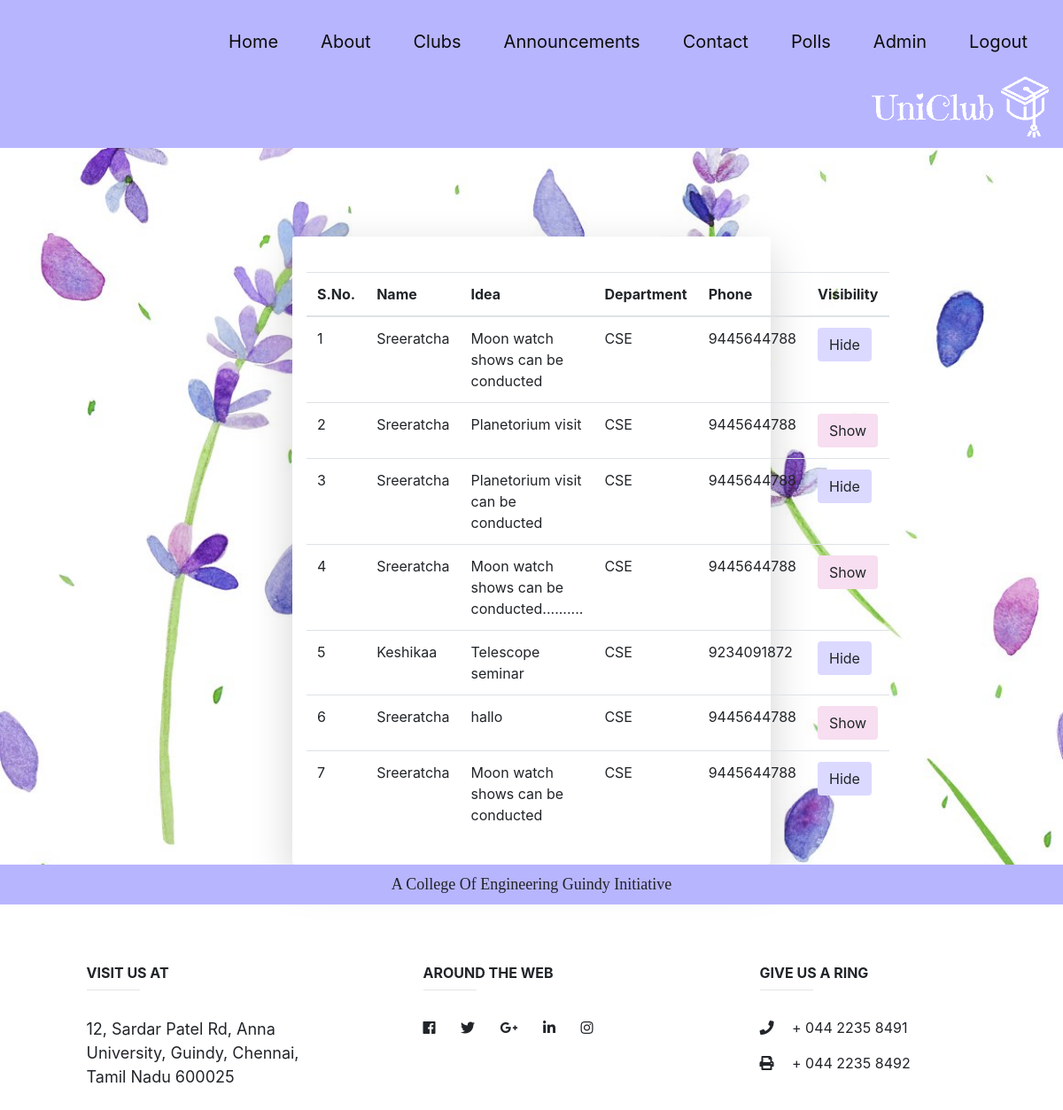
Before: /ideaverification.php (signed in) with the older database file.
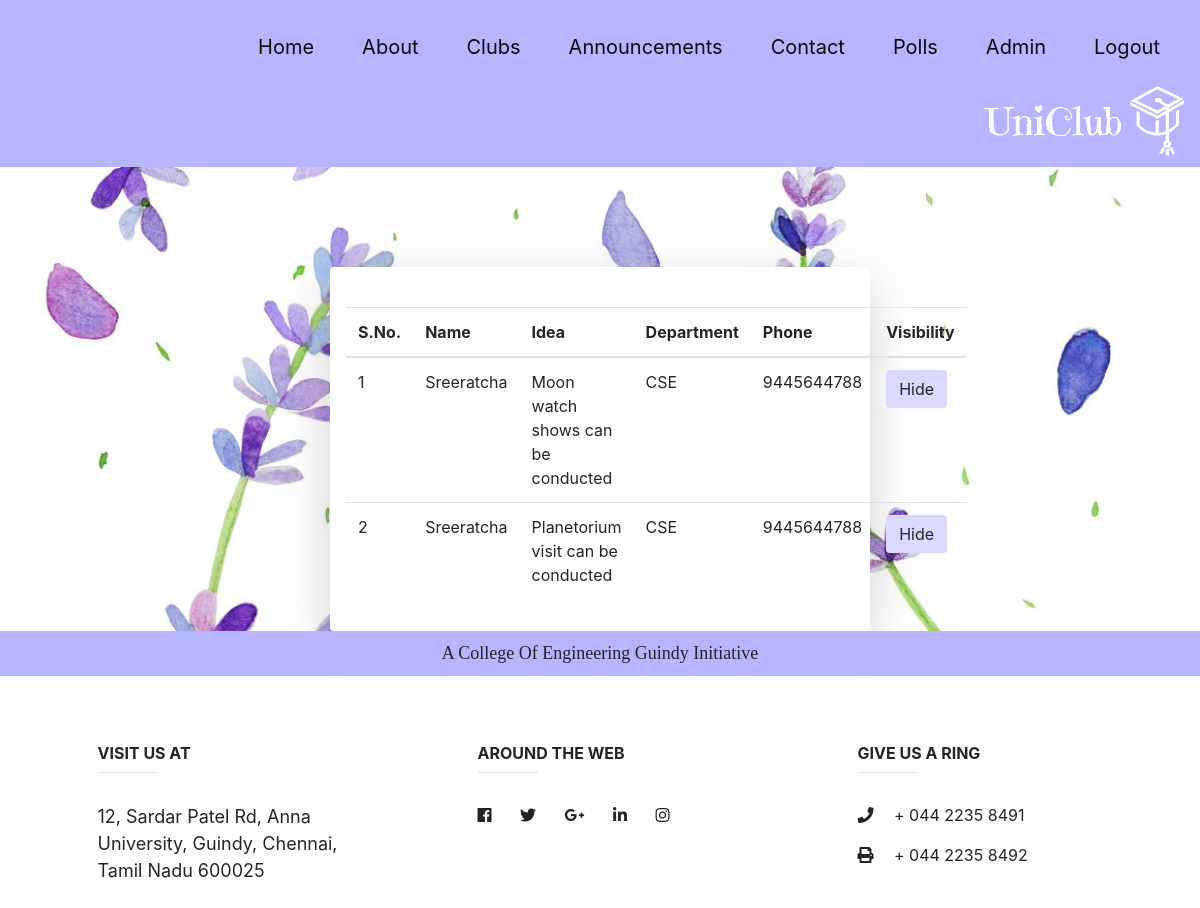
After: the same page with the newer database file.
### tables this page shows
CREATE TABLE `ideas` (
  `id` int(11) NOT NULL,
  `club_id` varchar(10) DEFAULT NULL,
  `idea` text DEFAULT NULL,
  `roll_no` varchar(10) DEFAULT NULL,
  `visibility` tinyint(4) NOT NULL DEFAULT 0
);

CREATE TABLE `signup` (
  `roll_no` varchar(10) NOT NULL,
  `name` varchar(10) DEFAULT NULL,
  `year` int(11) DEFAULT NULL,
  `dept` varchar(20) DEFAULT NULL,
  `email` varchar(20) DEFAULT NULL,
  `pword` varchar(20) DEFAULT NULL,
  `phone` varchar(10) DEFAULT NULL
);

### ideaverification.php (the view, shortened to what this page needs)
<!DOCTYPE html>
<html>
<head><link rel="icon" href="images/logo.jpeg" type="image/icon type"></head>
<?php
if(isset($_SESSION['login'])  == 2)
{
    $club = $_SESSION['club'];
    if($_SESSION['login'] == 2){
      $admin = 1;
    }
    else{
      $admin = 0;
    }
    include "db.php";
    $query = "SELECT ideas.id, signup.name,ideas.idea,signup.dept,signup.phone,ideas.visibility FROM signup INNER JOIN ideas ON signup.roll_no = ideas.roll_no WHERE club_id = $club";
    $result = mysqli_query($con,$query);
?>
<head>
<link rel = "stylesheet" href = "admin.css">
  <link rel="stylesheet" href="https://maxcdn.bootstrapcdn.com/bootstrap/4.5.2/css/bootstrap.min.css">
  <link rel="stylesheet" href="https://maxcdn.bootstrapcdn.com/bootstrap/4.0.0/css/bootstrap.min.css">
    <link rel="stylesheet" href="https://maxcdn.bootstrapcdn.com/bootstrap/4.0.0/css/bootstrap.min.css">
    <link rel = "stylesheet" href = "announcement.css">
    <link
      rel="stylesheet"
      href="https://use.fontawesome.com/releases/v5.7.0/css/all.css"
    />
</head>
<body class="container-fluid">
  <div class="bg-img" class="container-fluid">
      <nav class="navbar navbar-expand-lg navbar-light" style="background-color:#b8b5ff;">
      <div id = "p" class="float-child">
        <ul class="nav justify-content-end">
        <li class="nav-item" >
            <a class="nav-link"  id = "item" href="main.php">Home</a>
          </li>
          <li class="nav-item" >
            <a class="nav-link"  id = "item" href="main.php#about">About</a>
          </li>
          <li class="nav-item">
            <a class="nav-link" id = "item" href="main.php#clubs">Clubs</a>
          </li>
          <li class="nav-item">
            <a class="nav-link" id = "item" href="#">Announcements</a>
          </li>
          <li class="nav-item">
            <a class="nav-link" id = "item" href="#contact">Contact</a>
          </li>
          <li class="nav-item">
            <a class="nav-link" id = "item" href="polling/index.php">Polls</a>
          </li>
          <?php
          if($admin == 1){?>
          <li class="nav-item">
            <a class="nav-link" id = "item" href="admincards.php">Admin</a>
          </li>
          <?php } ?>
          <li class="nav-item">
            <a class="nav-link" id = "item" href="logout.php">Logout</a>
          </li>
          <?php
          if($admin == 1){?>
          <li class="nav-item">
          <img src="Images/logo.png" style="height:95%;width:200px;float:left;margin-left:350px">
          </li>
          <?php } ?>
        </ul>
      </div>
          </nav>
    </div>
    <div class="container-fluid feature" >
<div class="container-fluid">
<div  id="content" class="shadow-lg p-3 mb-5 bg-red rounded" >
  <table class="table">
  <thead>
  <br>
    <tr>
    <th>S.No.</th>
      <th>Name</th>
      <th>Idea</th>
      <th>Department</th>
      <th>Phone</th>
      <th>Visibility</th>
    </tr>
  </thead>
  <tbody>
  <?php
  $i = 1;
    while($row = mysqli_fetch_assoc($result)){
    ?>
    <tr>
    <td><?php echo $i;?></td>
    <form>
      <td><?php echo $row['name'];?></td>
      <td><?php echo $row['idea'];?></td>
      <td><?php echo $row['dept'];?></td>
      <td><?php echo $row['phone'];?></td>
       <td><?php if($row['visibility']==1){
                    echo "<button class=\"btn btn1 \" onclick=\"change(" . $row['id'] .", ".$row['visibility']." )\" >";
                    echo "Hide";
                }else{
                    echo "<button class=\"btn btn2 \" onclick=\"change(" . $row['id'] .", ".$row['visibility']." )\" >";
                    echo "Show";
                }
            ?></button>
        </td>
    </form>
    </tr>
    <?php
    $i++;
    }
    ?>
  </tbody>
</table>
  </div>
  </div>
  </div>
</body>
</html>
<?php include "footer.php";}
else{
  echo "<script>";
  echo "alert('Access Denied');";
  echo "window.location.href = 'index.php';";
  echo "</script>";
}
?>

### footer.php (shortened to what this page needs)
<!doctype html>
<html lang="en">
  <head>
    <link rel="stylesheet" href="https://maxcdn.bootstrapcdn.com/bootstrap/4.0.0/css/bootstrap.min.css">
    <link rel="stylesheet" href="https://use.fontawesome.com/releases/v5.7.0/css/all.css">
    <link href="http://maxcdn.bootstrapcdn.com/font-awesome/4.2.0/css/font-awesome.min.css" rel="stylesheet" />
  </head>
  <body>
<footer class="page-footer font-small unique-color-dark">
<div style="background-color: #b8b5ff; height: 45px;">
  <div class="container" id ="contact">
        <h6 style="font-family:verdana; font-size: 18px; font-weight: 100; text-align: center; padding-top: 12px;">A College Of Engineering Guindy Initiative</h6>
    </div>
</div>
<div class="container text-center text-md-left mt-5">
  <div class="row mt-3">
    <div class="col-md-4 col-lg-4 col-xl-3 mx-auto mb-4">
      <h6 class="text-uppercase font-weight-bold">Visit us at</h6>
      <hr class="deep-purple accent-2 mb-4 mt-0 d-inline-block mx-auto" style="width: 60px;">
      <p style="font-size:18px;">12, Sardar Patel Rd, Anna University, Guindy, Chennai, Tamil Nadu 600025</p>
    </div>
    <div class="col-md-4 col-lg-4 col-xl-3 mx-auto  mb-4">
      <h6 class="text-uppercase font-weight-bold">Around the Web</h6>
      <hr class="deep-purple accent-2 mb-4 mt-0 d-inline-block mx-auto" style="width: 60px;">
        <p>
            <i class="fab fa-facebook-f white-text mr-4"> </i>
          <i class="fab fa-twitter white-text mr-4"> </i>
          <i class="fab fa-google-plus-g white-text mr-4"> </i>
          <i class="fab fa-linkedin-in white-text mr-4"> </i>
            <i class="fab fa-instagram white-text"> </i>
        </p>
    </div>
    <div class="col-md-4 col-lg-4 col-xl-3 mx-auto mb-md-0 mb-4">
    <h6 class="text-uppercase font-weight-bold">Give us a ring</h6>
    <hr class="deep-purple accent-2 mb-4 mt-0 d-inline-block mx-auto" style="width: 60px;">
    <p>
        <i class="fas fa-phone mr-3"></i> + 044 2235 8491</p>
    <p>
        <i class="fas fa-print mr-3"></i> + 044 2235 8492</p>
    </div>
  </div>
</div>
</footer>
    </body>
</html>

### admin.css (style rules this page uses)
.feature { background-image: url("Images/adminpic5.jpg"); background-size: cover; background-repeat: no-repeat; margin-top:0px!important; padding-top: 100px!important; height:100%; }
#content { margin:0px 300px!important; background-color: #ffffff; }
.btn1 { background-color: #dbd9ff!important; }
.btn2 { background-color: #f7def0!important; }

### announcement.css (style rules this page uses)
body { width: 100%; overflow-x: hidden; position : absolute; padding :0px!important; }
#item:link, #item:visited { color: #0c0c0c; padding: 14px 14px; text-align: center; text-decoration: none; display: inline-block; }
#item { margin: 10px; border-radius: 10px; font-size: 20px; }
.col-md-4 { padding: 20px!important; }
.feature { background-color: #dbd9ff!important; }

Changed rows visible on the page:
removed ideas: roll_no.name "Sreeratcha", idea "Planetorium visit", roll_no.dept "CSE", roll_no.phone "9445644788"
removed ideas: roll_no.name "Sreeratcha", idea "Moon watch shows can be conducted..........", roll_no.dept "CSE", roll_no.phone "9445644788"
removed ideas: roll_no.name "Keshikaa", idea "Telescope seminar", roll_no.dept "CSE", roll_no.phone "9234091872"
removed ideas: roll_no.name "Sreeratcha", idea "hallo", roll_no.dept "CSE", roll_no.phone "9445644788"
removed ideas: roll_no.name "Sreeratcha", idea "Moon watch shows can be conducted", roll_no.dept "CSE", roll_no.phone "9445644788"
